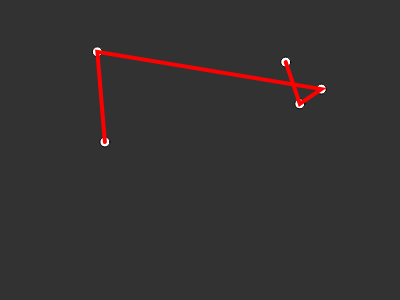
Frame 1 (no input)
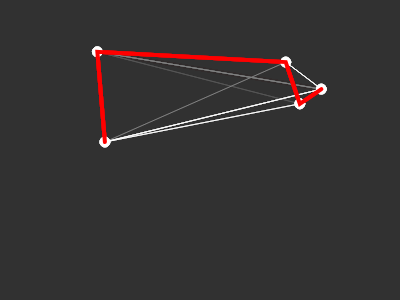
Frame 60 (no input)
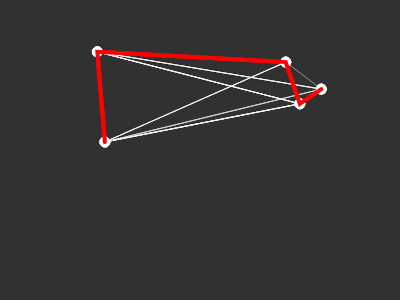
Frame 120 (the mouse pressed at the canvas centre since frame 60)

The p5.js sketch that drew these frames (run headless with seeded random() and noise() and a simulated clock; from frame 60 on, the mouse is pressed at the canvas centre):

// p5.js sketch
// ── sketch.js
// fuerza bruta , recorre las alternativas de manera aleatoria
// buscando un camino de menor longitud


let cities = [];
let totalCities = 5;
let bestPath = [];
let recordDistance = 9999999999999;
let newDist = 0;
let dato;

function setup() {
	createCanvas(400, 300);
	background(51);
	for (var i = 0; i < totalCities; i++) {
		let v = createVector(random(width), random(height));
		cities[i] = v;
	}
	recordDistance  = calcDistance(cities);
	dato=createP("Distancia : ");
	bestPath=cities;
}

function draw() {
	background(51, 44);
	fill(255);
	for (var i = 0; i < cities.length; i++) {
		ellipse(cities[i].x, cities[i].y, 10, 10);
	}
	noFill();
	beginShape();
	stroke(255);  
	//color(255, 0, 0);
	noFill();
	for (var i = 0; i < cities.length; i++) {
		vertex(cities[i].x, cities[i].y);
	}
	endShape();

	var i = floor(random(cities.length));
	let j = floor(random(cities.length));
	swap(cities, i, j);
	newDist = calcDistance(cities);

	if (newDist < recordDistance) {
		bestPath = cities.slice(0,cities.length); // copio cities array a bestPath
		recordDistance = newDist;
		console.log(newDist);
		dato.html(" " + floor(newDist),append);
		drawBestPath(bestPath);
	}
	drawBestPath(bestPath);

}

function drawBestPath(best) {
	stroke(255, 0, 0);
	strokeWeight(4);
	color(255, 0, 0, 44);
	noFill();
	beginShape();
	for (var i = 0; i < best.length; i++) {
		vertex(best[i].x, best[i].y);
	}
	endShape();
	strokeWeight(1);
	stroke(255);
}

function swap(a, i, j) {
	let temp = a[j];
	a[j] = a[i];
	a[i] = temp;
}

function calcDistance(points) {
	let sum = 0;
	for (let i = 0; i < points.length - 1; i++) {
		sum += p5.Vector.dist(points[i], points[i + 1]);

	};
	//console.log(sum);
	return sum;
}
